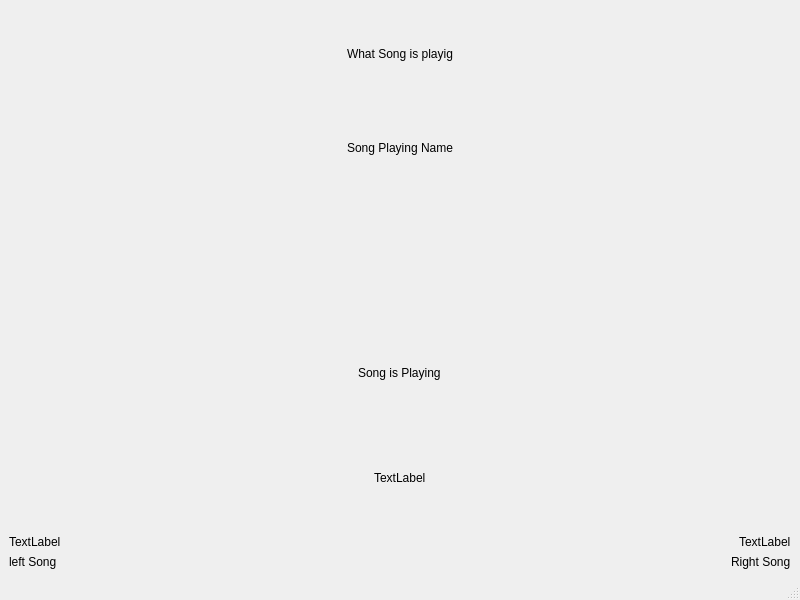
<?xml version="1.0" encoding="UTF-8"?>
<ui version="4.0">
 <class>MainWindow</class>
 <widget class="QMainWindow" name="MainWindow">
  <property name="geometry">
   <rect>
    <x>0</x>
    <y>0</y>
    <width>800</width>
    <height>600</height>
   </rect>
  </property>
  <property name="windowTitle">
   <string>MainWindow</string>
  </property>
  <widget class="QWidget" name="centralwidget">
   <layout class="QHBoxLayout" name="horizontalLayout">
    <item>
     <layout class="QVBoxLayout" name="verticalLayout_2">
      <item>
       <widget class="QLabel" name="OMC_logo">
        <property name="minimumSize">
         <size>
          <width>191</width>
          <height>191</height>
         </size>
        </property>
        <property name="maximumSize">
         <size>
          <width>191</width>
          <height>191</height>
         </size>
        </property>
        <property name="text">
         <string/>
        </property>
        <property name="pixmap">
         <pixmap resource="images.qrc">:/images/images/OneManCeilidh.jpg</pixmap>
        </property>
       </widget>
      </item>
      <item>
       <spacer name="verticalSpacer_2">
        <property name="orientation">
         <enum>Qt::Vertical</enum>
        </property>
        <property name="sizeHint" stdset="0">
         <size>
          <width>20</width>
          <height>40</height>
         </size>
        </property>
       </spacer>
      </item>
      <item alignment="Qt::AlignLeft|Qt::AlignBottom">
       <widget class="QLabel" name="leftShift">
        <property name="text">
         <string>TextLabel</string>
        </property>
       </widget>
      </item>
      <item alignment="Qt::AlignLeft|Qt::AlignVCenter">
       <widget class="QLabel" name="left_song">
        <property name="text">
         <string>left Song</string>
        </property>
       </widget>
      </item>
     </layout>
    </item>
    <item>
     <layout class="QVBoxLayout" name="verticalLayout">
      <item>
       <layout class="QVBoxLayout" name="verticalLayout_4">
        <item alignment="Qt::AlignHCenter">
         <widget class="QLabel" name="song_status">
          <property name="text">
           <string>What Song is playig</string>
          </property>
         </widget>
        </item>
        <item alignment="Qt::AlignHCenter">
         <widget class="QLabel" name="playingSongName">
          <property name="text">
           <string>Song Playing Name</string>
          </property>
         </widget>
        </item>
       </layout>
      </item>
      <item alignment="Qt::AlignHCenter|Qt::AlignBottom">
       <widget class="QLabel" name="play_state">
        <property name="text">
         <string>Song is Playing</string>
        </property>
       </widget>
      </item>
      <item alignment="Qt::AlignHCenter">
       <widget class="QLabel" name="playButton">
        <property name="text">
         <string>TextLabel</string>
        </property>
       </widget>
      </item>
     </layout>
    </item>
    <item>
     <layout class="QVBoxLayout" name="verticalLayout_3">
      <item alignment="Qt::AlignRight|Qt::AlignTop">
       <widget class="QLabel" name="OMC_logo_2">
        <property name="minimumSize">
         <size>
          <width>191</width>
          <height>191</height>
         </size>
        </property>
        <property name="maximumSize">
         <size>
          <width>191</width>
          <height>538</height>
         </size>
        </property>
        <property name="text">
         <string/>
        </property>
        <property name="pixmap">
         <pixmap resource="images.qrc">:/images/images/OneManCeilidh2.jpg</pixmap>
        </property>
       </widget>
      </item>
      <item>
       <spacer name="verticalSpacer">
        <property name="orientation">
         <enum>Qt::Vertical</enum>
        </property>
        <property name="sizeHint" stdset="0">
         <size>
          <width>20</width>
          <height>40</height>
         </size>
        </property>
       </spacer>
      </item>
      <item alignment="Qt::AlignRight|Qt::AlignBottom">
       <widget class="QLabel" name="rightShift">
        <property name="text">
         <string>TextLabel</string>
        </property>
       </widget>
      </item>
      <item alignment="Qt::AlignRight|Qt::AlignVCenter">
       <widget class="QLabel" name="right_song">
        <property name="text">
         <string>Right Song</string>
        </property>
       </widget>
      </item>
     </layout>
    </item>
   </layout>
  </widget>
  <widget class="QMenuBar" name="menubar">
   <property name="geometry">
    <rect>
     <x>0</x>
     <y>0</y>
     <width>800</width>
     <height>22</height>
    </rect>
   </property>
  </widget>
  <widget class="QStatusBar" name="statusbar"/>
 </widget>
 <resources>
  <include location="images.qrc"/>
 </resources>
 <connections/>
</ui>
